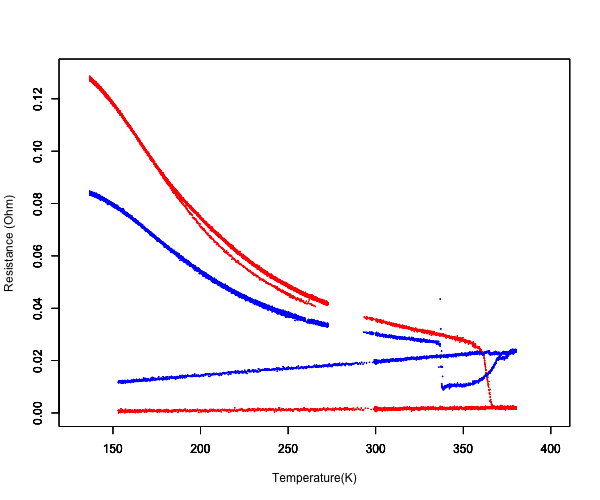

Here is the R script that generated this plot:
png("plot.png", width = 600, height = 500)  # 描画デバイスを開く

XLIM<-c(130.0,400.0)
YLIM<-c(0,0.13)
data1 <- read.csv("181120_heating_sample2ch2_001.csv",header=F)
plot(data.frame(data1[2],data1[5]),xlim=XLIM,ylim=YLIM,xlab="Temperature(K)",ylab="Resistance (Ohm)",type="p",col="red",cex=0.1)
par(new=TRUE) #
data2 <- read.csv("181120_heating_sample3ch1_001.csv",header=F)
plot(data.frame(data2[2],data2[5]),xlim=XLIM,ylim=YLIM,xlab="",ylab="",type="p",col="blue",cex=0.1)
par(new=TRUE) #
data3 <- read.csv("test_ch1_011.csv",header=F)
plot(data.frame(data3[2],data3[5]*2),xlim=XLIM,ylim=YLIM,xlab="",ylab="",type="p",col="blue",cex=0.1)
par(new=TRUE) #
data4 <- read.csv("test_ch2_009.csv",header=F)
plot(data.frame(data4[2],data4[5]*2),xlim=XLIM,ylim=YLIM,xlab="",ylab="",type="p",col="red",cex=0.1)

dev.off()  